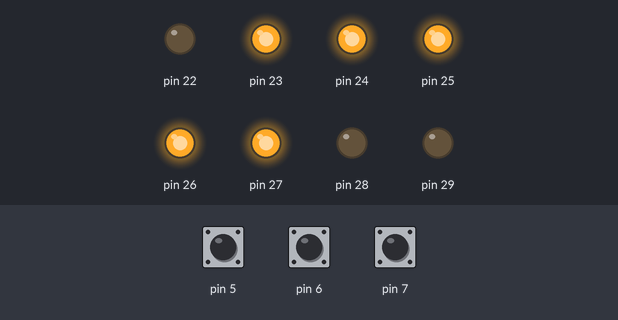
The sketch below on a simulated Arduino Mega 2560, built with avr-gcc and run on an emulated ATmega2560. Shown: output pins drawn as LEDs (lit = HIGH). The test bench sets the inputs (shaded band); at power-on: pin 5 HIGH, pin 6 HIGH, pin 7 HIGH.

Above: at 1.2 s.
1.3 s: pin 5 pulled LOW for 0.15 s
At 1.37 s:
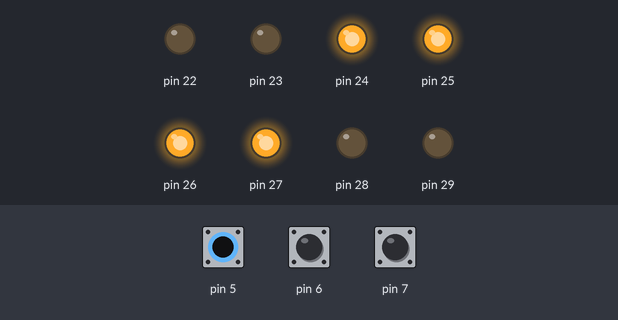
2.9 s: pin 6 pulled LOW for 0.15 s
At 2.97 s:
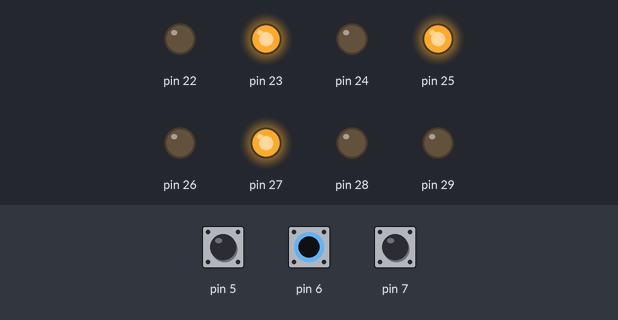
4.5 s: pin 7 pulled LOW for 0.15 s
At 4.57 s:
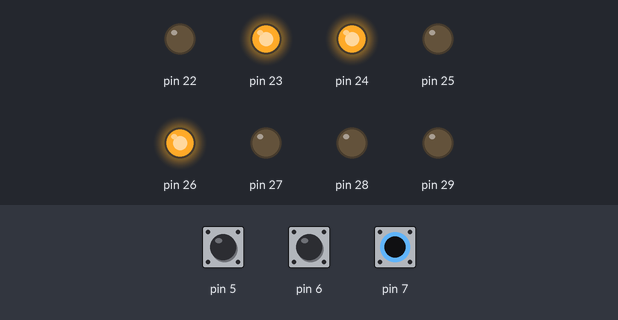
6.1 s: pin 7 pulled LOW for 3.2 s
At 9.6 s:
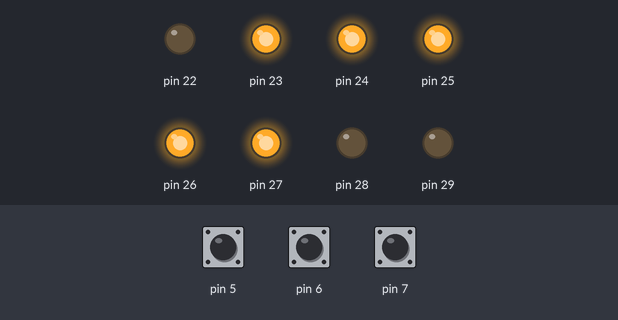
10.8 s: pin 5 pulled LOW for 3.2 s
At 12.0 s:
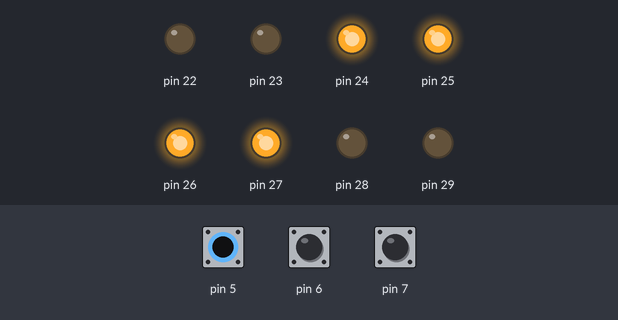
15.5 s: pin 5 driven LOW and pin 6 driven LOW
At 16.9 s:
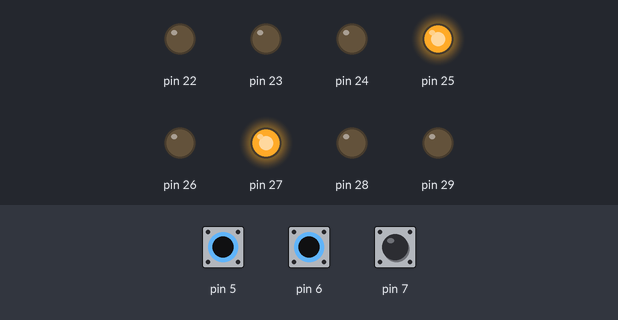
Timing chart, 0 to 18.0 s (numbered marks = the images above; inputs shaded):
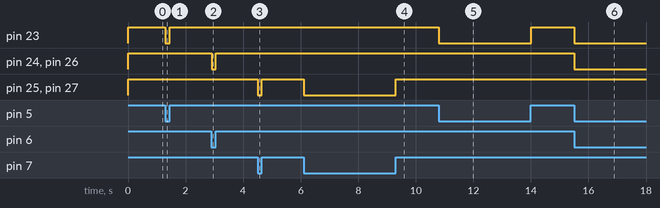

The sketch:

exemplu3.ino
```cpp
// Citirea stării butoanelor conectate la pinii 4,5,6,7
// afișarea pe LED-uri conectate la PORTA
// variabile pentru starea butoanelor
int b1;
int b2;
int b3;
int b4;
// variabila pentru compunerea numărului de transmis
unsigned char stat = 0;
void setup() {
  // configurare pini pentru butoane, intrare
  pinMode(4, INPUT_PULLUP);
  pinMode(5, INPUT_PULLUP);
  pinMode(6, INPUT_PULLUP);
  pinMode(7, INPUT_PULLUP);
  // activare PORTA , ca ieșire,
  DDRA = 0b11111111;
}
void loop() {
  // citire stare butoane
  b2 = digitalRead(5);
  b3 = digitalRead(6);
  b4 = digitalRead(7);
  // compunere rezultat
  // fiecare LED e controlat de 1 buton, unele butoane sunt
  //duplicate
  stat = (b4 << 5) | (b3 << 4) | (b4 << 3) | (b3 << 2) | (b2 << 1) | b1;
  // afișare pe LED-uri, legate la port a
  PORTA = stat;
  // așteptare 50 ms
  delay(50);
}
```

Measured:
- after the input at 1.3 s, pin 23: HIGH → LOW at once, → HIGH 0.15 s later
- after the input at 2.9 s, pin 24, pin 26: HIGH → LOW at once, → HIGH 0.15 s later
- after the input at 4.5 s, pin 25, pin 27: HIGH → LOW at once, → HIGH 0.15 s later
- after the input at 6.1 s, pin 25, pin 27: HIGH → LOW at once, → HIGH 3.2 s later
- after the input at 10.8 s, pin 23: HIGH → LOW at once, → HIGH 3.2 s later
- after the input at 15.5 s, pin 23, pin 24, pin 26: HIGH → LOW at once
